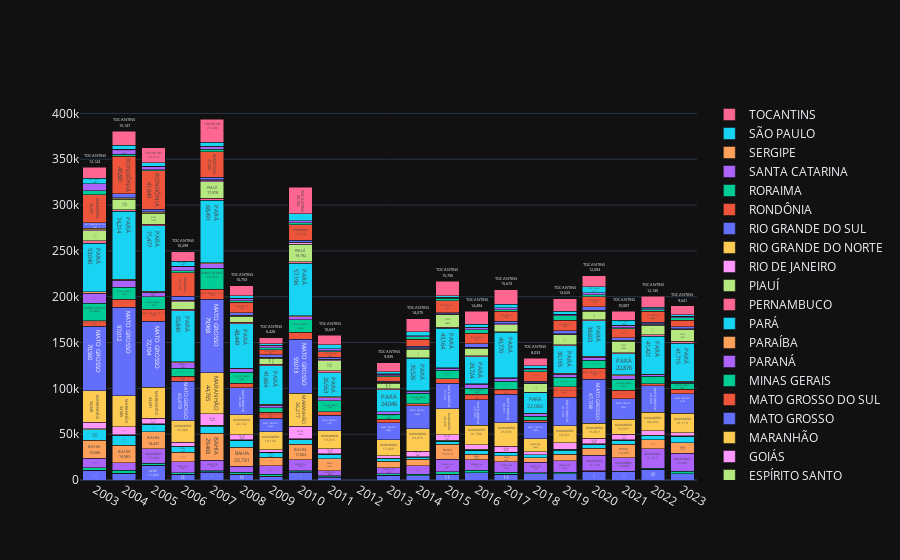

Source (notebook cell):
### Code cell
data = []
layout = go.Layout(barmode = 'stack', template = 'plotly_dark', xaxis_tickmode = 'linear')

colors = dict(zip(
    df_count.columns,
    pc.sample_colorscale('Phase', np.arange(len(df_count.columns)) / len(df_count.columns))
))

for col in df_count.columns:
    data.append(go.Bar(
        x = df_count.index.values,
        y = df_count[col].values,
        name = col,
        # marker_color = colors[col],
        text = [(f'{col}<br>{val:,.0f}' if val > 5_000 else '') for val in df_count[col].values]
        # texttemplate=f'{col}<br>' + '%{y:.3s}'
    ))
    
fig = go.Figure(data = data, layout = layout)
fig.show()

plotly.offline.plot(fig, filename = 'contagem_incendios.html')

### Figure 1 — Plotly figure (JSON) as saved in the notebook; plotly's stock layout.template omitted (floating-point values rounded to 4 significant figures)
{"data": [{"name": "ACRE", "text": ["ACRE<br>10,523", "ACRE<br>7,271", "ACRE<br>15,993", "ACRE<br>6,198", "ACRE<br>8,549", "ACRE<br>5,699", "", "ACRE<br>8,661", "", "", "", "ACRE<br>5,779", "ACRE<br>7,684", "ACRE<br>6,295", "ACRE<br>6,626", "ACRE<br>6,802", "ACRE<br>9,193", "ACRE<br>8,828", "ACRE<br>11,840", "ACRE<br>6,562"], "type": "bar", "x": [2003, 2004, 2005, 2006, 2007, 2008, 2009, 2010, 2011, 2013, 2014, 2015, 2016, 2017, 2018, 2019, 2020, 2021, 2022, 2023], "y": [10523, 7271, 15993, 6198, 8549, 5699, 3511, 8661, 3191, 4980, 4398, 5779, 7684, 6295, 6626, 6802, 9193, 8828, 11840, 6562]}, {"name": "ALAGOAS", "text": ["", "", "", "", "", "", "", "", "", "", "", "", "", "", "", "", "", "", "", ""], "type": "bar", "x": [2003, 2004, 2005, 2006, 2007, 2008, 2009, 2010, 2011, 2013, 2014, 2015, 2016, 2017, 2018, 2019, 2020, 2021, 2022, 2023], "y": [373, 233, 292, 268, 262, 409, 360, 299, 267, 201, 165, 460, 388, 129, 201, 232, 159, 173, 140, 227]}, {"name": "AMAPÁ", "text": ["", "", "", "", "", "", "", "", "", "", "", "", "", "", "", "", "", "", "", ""], "type": "bar", "x": [2003, 2004, 2005, 2006, 2007, 2008, 2009, 2010, 2011, 2013, 2014, 2015, 2016, 2017, 2018, 2019, 2020, 2021, 2022, 2023], "y": [2516, 3413, 2020, 1665, 1484, 2153, 2456, 1000, 1396, 1529, 1848, 2936, 2595, 1946, 1206, 1277, 750, 676, 990, 2552]}, {"name": "AMAZONAS", "text": ["AMAZONAS<br>10,191", "AMAZONAS<br>8,083", "AMAZONAS<br>15,644", "AMAZONAS<br>11,697", "AMAZONAS<br>11,293", "AMAZONAS<br>6,701", "AMAZONAS<br>9,280", "AMAZONAS<br>12,139", "AMAZONAS<br>5,028", "AMAZONAS<br>6,512", "AMAZONAS<br>9,007", "AMAZONAS<br>13,419", "AMAZONAS<br>11,173", "AMAZONAS<br>11,685", "AMAZONAS<br>11,446", "AMAZONAS<br>12,676", "AMAZONAS<br>16,729", "AMAZONAS<br>14,848", "AMAZONAS<br>21,217", "AMAZONAS<br>19,601"], "type": "bar", "x": [2003, 2004, 2005, 2006, 2007, 2008, 2009, 2010, 2011, 2013, 2014, 2015, 2016, 2017, 2018, 2019, 2020, 2021, 2022, 2023], "y": [10191, 8083, 15644, 11697, 11293, 6701, 9280, 12139, 5028, 6512, 9007, 13419, 11173, 11685, 11446, 12676, 16729, 14848, 21217, 19601]}, {"name": "BAHIA", "text": ["BAHIA<br>19,584", "BAHIA<br>18,983", "BAHIA<br>18,447", "BAHIA<br>10,218", "BAHIA<br>29,468", "BAHIA<br>20,781", "BAHIA<br>8,956", "BAHIA<br>17,063", "BAHIA<br>13,136", "BAHIA<br>7,231", "BAHIA<br>7,190", "BAHIA<br>16,513", "BAHIA<br>6,311", "BAHIA<br>6,450", "", "BAHIA<br>7,371", "BAHIA<br>7,912", "BAHIA<br>14,359", "BAHIA<br>9,820", "BAHIA<br>11,917"], "type": "bar", "x": [2003, 2004, 2005, 2006, 2007, 2008, 2009, 2010, 2011, 2013, 2014, 2015, 2016, 2017, 2018, 2019, 2020, 2021, 2022, 2023], "y": [19584, 18983, 18447, 10218, 29468, 20781, 8956, 17063, 13136, 7231, 7190, 16513, 6311, 6450, 4956, 7371, 7912, 14359, 9820, 11917]}, {"name": "CEARÁ", "text": ["CEARÁ<br>11,626", "CEARÁ<br>10,582", "CEARÁ<br>8,524", "CEARÁ<br>6,167", "CEARÁ<br>7,527", "CEARÁ<br>7,631", "CEARÁ<br>5,447", "", "", "", "", "", "", "", "", "", "", "", "", "CEARÁ<br>6,808"], "type": "bar", "x": [2003, 2004, 2005, 2006, 2007, 2008, 2009, 2010, 2011, 2013, 2014, 2015, 2016, 2017, 2018, 2019, 2020, 2021, 2022, 2023], "y": [11626, 10582, 8524, 6167, 7527, 7631, 5447, 4934, 4798, 2831, 2327, 3158, 4316, 3486, 3034, 4304, 3979, 4379, 4136, 6808]}, {"name": "DISTRITO FEDERAL", "text": ["", "", "", "", "", "", "", "", "", "", "", "", "", "", "", "", "", "", "", ""], "type": "bar", "x": [2003, 2004, 2005, 2006, 2007, 2008, 2009, 2010, 2011, 2013, 2014, 2015, 2016, 2017, 2018, 2019, 2020, 2021, 2022, 2023], "y": [161, 312, 140, 140, 485, 201, 99, 613, 270, 105, 241, 155, 229, 287, 88, 213, 196, 259, 251, 89]}, {"name": "ESPÍRITO SANTO", "text": ["", "", "", "", "", "", "", "", "", "", "", "", "", "", "", "", "", "", "", ""], "type": "bar", "x": [2003, 2004, 2005, 2006, 2007, 2008, 2009, 2010, 2011, 2013, 2014, 2015, 2016, 2017, 2018, 2019, 2020, 2021, 2022, 2023], "y": [976, 267, 199, 431, 757, 412, 239, 295, 364, 275, 296, 940, 599, 187, 205, 622, 401, 549, 474, 543]}, {"name": "GOIÁS", "text": ["GOIÁS<br>6,874", "GOIÁS<br>9,012", "GOIÁS<br>6,128", "", "GOIÁS<br>12,639", "GOIÁS<br>5,240", "", "GOIÁS<br>13,419", "GOIÁS<br>5,766", "", "GOIÁS<br>5,897", "GOIÁS<br>6,107", "", "GOIÁS<br>6,428", "", "GOIÁS<br>7,160", "GOIÁS<br>6,008", "GOIÁS<br>6,020", "", ""], "type": "bar", "x": [2003, 2004, 2005, 2006, 2007, 2008, 2009, 2010, 2011, 2013, 2014, 2015, 2016, 2017, 2018, 2019, 2020, 2021, 2022, 2023], "y": [6874, 9012, 6128, 4387, 12639, 5240, 2920, 13419, 5766, 3050, 5897, 6107, 4912, 6428, 3110, 7160, 6008, 6020, 4796, 3160]}, {"name": "MARANHÃO", "text": ["MARANHÃO<br>34,548", "MARANHÃO<br>33,585", "MARANHÃO<br>33,691", "MARANHÃO<br>23,302", "MARANHÃO<br>44,765", "MARANHÃO<br>22,122", "MARANHÃO<br>19,132", "MARANHÃO<br>36,277", "MARANHÃO<br>19,315", "MARANHÃO<br>17,455", "MARANHÃO<br>24,675", "MARANHÃO<br>28,436", "MARANHÃO<br>21,789", "MARANHÃO<br>25,576", "MARANHÃO<br>13,892", "MARANHÃO<br>18,521", "MARANHÃO<br>16,817", "MARANHÃO<br>16,077", "MARANHÃO<br>20,224", "MARANHÃO<br>21,113"], "type": "bar", "x": [2003, 2004, 2005, 2006, 2007, 2008, 2009, 2010, 2011, 2013, 2014, 2015, 2016, 2017, 2018, 2019, 2020, 2021, 2022, 2023], "y": [34548, 33585, 33691, 23302, 44765, 22122, 19132, 36277, 19315, 17455, 24675, 28436, 21789, 25576, 13892, 18521, 16817, 16077, 20224, 21113]}, {"name": "MATO GROSSO", "text": ["MATO GROSSO<br>70,560", "MATO GROSSO<br>97,012", "MATO GROSSO<br>72,104", "MATO GROSSO<br>43,479", "MATO GROSSO<br>79,968", "MATO GROSSO<br>29,448", "MATO GROSSO<br>15,059", "MATO GROSSO<br>59,013", "MATO GROSSO<br>17,371", "MATO GROSSO<br>18,554", "MATO GROSSO<br>24,955", "MATO GROSSO<br>27,741", "MATO GROSSO<br>27,305", "MATO GROSSO<br>30,911", "MATO GROSSO<br>18,032", "MATO GROSSO<br>31,169", "MATO GROSSO<br>47,708", "MATO GROSSO<br>22,520", "MATO GROSSO<br>29,039", "MATO GROSSO<br>21,723"], "type": "bar", "x": [2003, 2004, 2005, 2006, 2007, 2008, 2009, 2010, 2011, 2013, 2014, 2015, 2016, 2017, 2018, 2019, 2020, 2021, 2022, 2023], "y": [70560, 97012, 72104, 43479, 79968, 29448, 15059, 59013, 17371, 18554, 24955, 27741, 27305, 30911, 18032, 31169, 47708, 22520, 29039, 21723]}, {"name": "MATO GROSSO DO SUL", "text": ["MATO GROSSO DO SUL<br>5,612", "MATO GROSSO DO SUL<br>8,616", "MATO GROSSO DO SUL<br>12,904", "MATO GROSSO DO SUL<br>5,244", "MATO GROSSO DO SUL<br>11,139", "", "MATO GROSSO DO SUL<br>6,313", "MATO GROSSO DO SUL<br>7,356", "", "", "", "", "MATO GROSSO DO SUL<br>6,373", "MATO GROSSO DO SUL<br>5,737", "", "MATO GROSSO DO SUL<br>11,653", "MATO GROSSO DO SUL<br>12,080", "MATO GROSSO DO SUL<br>9,377", "", ""], "type": "bar", "x": [2003, 2004, 2005, 2006, 2007, 2008, 2009, 2010, 2011, 2013, 2014, 2015, 2016, 2017, 2018, 2019, 2020, 2021, 2022, 2023], "y": [5612, 8616, 12904, 5244, 11139, 4830, 6313, 7356, 3731, 3615, 2214, 4617, 6373, 5737, 2380, 11653, 12080, 9377, 2368, 4529]}, {"name": "MINAS GERAIS", "text": ["MINAS GERAIS<br>19,426", "MINAS GERAIS<br>13,229", "MINAS GERAIS<br>13,702", "MINAS GERAIS<br>8,832", "MINAS GERAIS<br>22,514", "MINAS GERAIS<br>11,888", "", "MINAS GERAIS<br>13,766", "MINAS GERAIS<br>11,766", "MINAS GERAIS<br>5,387", "MINAS GERAIS<br>11,337", "MINAS GERAIS<br>9,490", "MINAS GERAIS<br>6,482", "MINAS GERAIS<br>8,383", "", "MINAS GERAIS<br>9,999", "MINAS GERAIS<br>8,737", "MINAS GERAIS<br>12,110", "MINAS GERAIS<br>7,790", "MINAS GERAIS<br>6,498"], "type": "bar", "x": [2003, 2004, 2005, 2006, 2007, 2008, 2009, 2010, 2011, 2013, 2014, 2015, 2016, 2017, 2018, 2019, 2020, 2021, 2022, 2023], "y": [19426, 13229, 13702, 8832, 22514, 11888, 4936, 13766, 11766, 5387, 11337, 9490, 6482, 8383, 4627, 9999, 8737, 12110, 7790, 6498]}, {"name": "PARANÁ", "text": ["PARANÁ<br>10,866", "PARANÁ<br>7,132", "PARANÁ<br>5,023", "PARANÁ<br>5,880", "", "", "", "", "", "", "", "", "", "", "", "", "", "", "", ""], "type": "bar", "x": [2003, 2004, 2005, 2006, 2007, 2008, 2009, 2010, 2011, 2013, 2014, 2015, 2016, 2017, 2018, 2019, 2020, 2021, 2022, 2023], "y": [10866, 7132, 5023, 5880, 4998, 3662, 3025, 3398, 3388, 2531, 2233, 2087, 4151, 3592, 2511, 3314, 3519, 3698, 1771, 1439]}, {"name": "PARAÍBA", "text": ["", "", "", "", "", "", "", "", "", "", "", "", "", "", "", "", "", "", "", ""], "type": "bar", "x": [2003, 2004, 2005, 2006, 2007, 2008, 2009, 2010, 2011, 2013, 2014, 2015, 2016, 2017, 2018, 2019, 2020, 2021, 2022, 2023], "y": [1562, 1108, 1004, 1014, 987, 867, 1056, 956, 942, 306, 395, 540, 708, 363, 759, 1184, 910, 907, 800, 951]}, {"name": "PARÁ", "text": ["PARÁ<br>53,040", "PARÁ<br>74,214", "PARÁ<br>71,477", "PARÁ<br>55,840", "PARÁ<br>68,491", "PARÁ<br>48,449", "PARÁ<br>41,664", "PARÁ<br>57,196", "PARÁ<br>26,563", "PARÁ<br>24,046", "PARÁ<br>35,526", "PARÁ<br>43,164", "PARÁ<br>29,724", "PARÁ<br>49,770", "PARÁ<br>22,080", "PARÁ<br>30,165", "PARÁ<br>38,603", "PARÁ<br>22,876", "PARÁ<br>41,421", "PARÁ<br>41,715"], "type": "bar", "x": [2003, 2004, 2005, 2006, 2007, 2008, 2009, 2010, 2011, 2013, 2014, 2015, 2016, 2017, 2018, 2019, 2020, 2021, 2022, 2023], "y": [53040, 74214, 71477, 55840, 68491, 48449, 41664, 57196, 26563, 24046, 35526, 43164, 29724, 49770, 22080, 30165, 38603, 22876, 41421, 41715]}, {"name": "PERNAMBUCO", "text": ["", "", "", "", "", "", "", "", "", "", "", "", "", "", "", "", "", "", "", ""], "type": "bar", "x": [2003, 2004, 2005, 2006, 2007, 2008, 2009, 2010, 2011, 2013, 2014, 2015, 2016, 2017, 2018, 2019, 2020, 2021, 2022, 2023], "y": [2770, 2003, 1811, 1759, 2157, 1620, 1714, 1919, 1722, 696, 593, 950, 874, 563, 722, 840, 1017, 1192, 1155, 1834]}, {"name": "PIAUÍ", "text": ["PIAUÍ<br>10,858", "PIAUÍ<br>11,186", "PIAUÍ<br>11,874", "PIAUÍ<br>7,867", "PIAUÍ<br>17,978", "PIAUÍ<br>6,656", "PIAUÍ<br>6,541", "PIAUÍ<br>19,192", "PIAUÍ<br>11,163", "PIAUÍ<br>6,484", "PIAUÍ<br>9,210", "PIAUÍ<br>13,839", "PIAUÍ<br>8,303", "PIAUÍ<br>7,657", "PIAUÍ<br>9,431", "PIAUÍ<br>10,894", "PIAUÍ<br>9,317", "PIAUÍ<br>12,745", "PIAUÍ<br>10,866", "PIAUÍ<br>12,957"], "type": "bar", "x": [2003, 2004, 2005, 2006, 2007, 2008, 2009, 2010, 2011, 2013, 2014, 2015, 2016, 2017, 2018, 2019, 2020, 2021, 2022, 2023], "y": [10858, 11186, 11874, 7867, 17978, 6656, 6541, 19192, 11163, 6484, 9210, 13839, 8303, 7657, 9431, 10894, 9317, 12745, 10866, 12957]}, {"name": "RIO DE JANEIRO", "text": ["", "", "", "", "", "", "", "", "", "", "", "", "", "", "", "", "", "", "", ""], "type": "bar", "x": [2003, 2004, 2005, 2006, 2007, 2008, 2009, 2010, 2011, 2013, 2014, 2015, 2016, 2017, 2018, 2019, 2020, 2021, 2022, 2023], "y": [1111, 750, 687, 1172, 1369, 590, 422, 1137, 1101, 392, 1283, 542, 677, 959, 246, 712, 693, 502, 747, 404]}, {"name": "RIO GRANDE DO NORTE", "text": ["", "", "", "", "", "", "", "", "", "", "", "", "", "", "", "", "", "", "", ""], "type": "bar", "x": [2003, 2004, 2005, 2006, 2007, 2008, 2009, 2010, 2011, 2013, 2014, 2015, 2016, 2017, 2018, 2019, 2020, 2021, 2022, 2023], "y": [1547, 825, 1001, 734, 774, 597, 659, 628, 464, 250, 317, 402, 378, 351, 456, 730, 664, 563, 411, 579]}, {"name": "RIO GRANDE DO SUL", "text": ["RIO GRANDE DO SUL<br>6,132", "", "", "", "", "", "", "", "", "", "", "", "", "", "", "", "", "", "", ""], "type": "bar", "x": [2003, 2004, 2005, 2006, 2007, 2008, 2009, 2010, 2011, 2013, 2014, 2015, 2016, 2017, 2018, 2019, 2020, 2021, 2022, 2023], "y": [6132, 4729, 2867, 4116, 2822, 2360, 2988, 2515, 1979, 1547, 2104, 1278, 3527, 2218, 1615, 3196, 3612, 2445, 1635, 1825]}, {"name": "RONDÔNIA", "text": ["RONDÔNIA<br>30,557", "RONDÔNIA<br>40,881", "RONDÔNIA<br>41,649", "RONDÔNIA<br>25,702", "RONDÔNIA<br>27,500", "RONDÔNIA<br>11,560", "RONDÔNIA<br>5,401", "RONDÔNIA<br>16,970", "RONDÔNIA<br>6,080", "", "RONDÔNIA<br>7,334", "RONDÔNIA<br>13,113", "RONDÔNIA<br>11,474", "RONDÔNIA<br>11,313", "RONDÔNIA<br>10,255", "RONDÔNIA<br>11,230", "RONDÔNIA<br>11,145", "RONDÔNIA<br>10,030", "RONDÔNIA<br>12,460", "RONDÔNIA<br>7,417"], "type": "bar", "x": [2003, 2004, 2005, 2006, 2007, 2008, 2009, 2010, 2011, 2013, 2014, 2015, 2016, 2017, 2018, 2019, 2020, 2021, 2022, 2023], "y": [30557, 40881, 41649, 25702, 27500, 11560, 5401, 16970, 6080, 4613, 7334, 13113, 11474, 11313, 10255, 11230, 11145, 10030, 12460, 7417]}, {"name": "RORAIMA", "text": ["", "", "", "", "", "", "", "", "", "", "", "", "", "", "", "", "", "", "", ""], "type": "bar", "x": [2003, 2004, 2005, 2006, 2007, 2008, 2009, 2010, 2011, 2013, 2014, 2015, 2016, 2017, 2018, 2019, 2020, 2021, 2022, 2023], "y": [3987, 2221, 1461, 2189, 3244, 1950, 2359, 1918, 1475, 1395, 2519, 2452, 3870, 1565, 2383, 4784, 1930, 989, 1223, 2659]}, {"name": "SANTA CATARINA", "text": ["SANTA CATARINA<br>7,648", "SANTA CATARINA<br>5,030", "", "", "", "", "", "", "", "", "", "", "", "", "", "", "", "", "", ""], "type": "bar", "x": [2003, 2004, 2005, 2006, 2007, 2008, 2009, 2010, 2011, 2013, 2014, 2015, 2016, 2017, 2018, 2019, 2020, 2021, 2022, 2023], "y": [7648, 5030, 3582, 4986, 2689, 2245, 2121, 2163, 1772, 1663, 1180, 906, 2561, 2005, 1417, 1804, 2425, 2351, 1360, 1341]}, {"name": "SERGIPE", "text": ["", "", "", "", "", "", "", "", "", "", "", "", "", "", "", "", "", "", "", ""], "type": "bar", "x": [2003, 2004, 2005, 2006, 2007, 2008, 2009, 2010, 2011, 2013, 2014, 2015, 2016, 2017, 2018, 2019, 2020, 2021, 2022, 2023], "y": [468, 288, 293, 226, 191, 313, 253, 165, 231, 174, 89, 241, 134, 77, 140, 81, 77, 132, 85, 151]}, {"name": "SÃO PAULO", "text": ["SÃO PAULO<br>5,597", "", "", "SÃO PAULO<br>5,367", "", "", "", "SÃO PAULO<br>7,291", "", "", "", "", "", "", "", "", "SÃO PAULO<br>6,123", "SÃO PAULO<br>5,469", "", ""], "type": "bar", "x": [2003, 2004, 2005, 2006, 2007, 2008, 2009, 2010, 2011, 2013, 2014, 2015, 2016, 2017, 2018, 2019, 2020, 2021, 2022, 2023], "y": [5597, 4333, 3832, 5367, 4476, 2796, 1763, 7291, 4183, 2388, 4484, 1808, 3186, 3902, 3019, 3074, 6123, 5469, 1599, 1666]}, {"name": "TOCANTINS", "text": ["TOCANTINS<br>12,124", "TOCANTINS<br>15,147", "TOCANTINS<br>16,214", "TOCANTINS<br>10,299", "TOCANTINS<br>25,389", "TOCANTINS<br>10,753", "TOCANTINS<br>6,428", "TOCANTINS<br>29,100", "TOCANTINS<br>10,637", "TOCANTINS<br>9,935", "TOCANTINS<br>14,075", "TOCANTINS<br>15,705", "TOCANTINS<br>14,494", "TOCANTINS<br>15,673", "TOCANTINS<br>8,033", "TOCANTINS<br>13,625", "TOCANTINS<br>12,093", "TOCANTINS<br>10,007", "TOCANTINS<br>12,145", "TOCANTINS<br>9,641"], "type": "bar", "x": [2003, 2004, 2005, 2006, 2007, 2008, 2009, 2010, 2011, 2013, 2014, 2015, 2016, 2017, 2018, 2019, 2020, 2021, 2022, 2023], "y": [12124, 15147, 16214, 10299, 25389, 10753, 6428, 29100, 10637, 9935, 14075, 15705, 14494, 15673, 8033, 13625, 12093, 10007, 12145, 9641]}], "layout": {"barmode": "stack", "xaxis": {"tickmode": "linear"}}}
